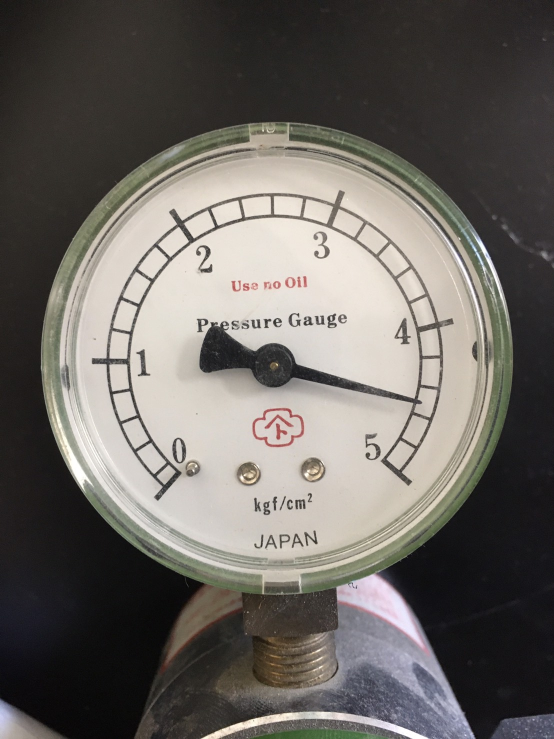
#> input picture sample.jpg, 1108 x 1478 px (shown at 1/2 size)
$ python meter.py
#> lines starting #> are read from the running program, lines starting #| are printed output that depends on the picture
import cv2
import numpy as np
import matplotlib.pyplot as plt
import math

def getXY(r, degree):
    rad = math.radians(degree)
    x = r * math.cos(rad)
    y = r * math.sin(rad)
    return int(x), int(y)

img = cv2.imread('sample.jpg')
#> img is the input picture: shape (1478, 1108, 3); mean B, G, R 98.8, 103.6, 107.7
gray = cv2.cvtColor(img, cv2.COLOR_BGR2GRAY)
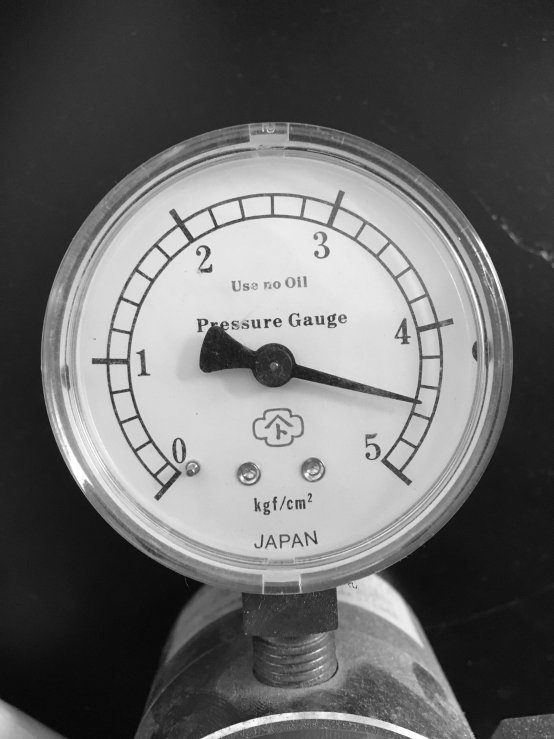
#> gray: shape (1478, 1108) (shown at 1/2 size); min 0, max 255, mean 104.3
#> (the run stopped early here; a loop or call above may not have finished)
